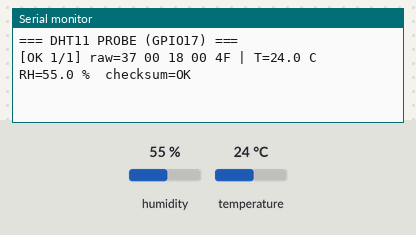
Recording of a sketch running on a simulated ESP32. Shown: the last lines printed to the serial monitor. Wiring (inferred from the names in the program): DHT11 sensor: data GPIO 17. Inputs (shaded band) come from the test bench; at power-on: humidity 55 %, temperature 24 °C.

Above: at 2.7 s.
2.8 s: humidity set to 22 %
At 4.8 s:
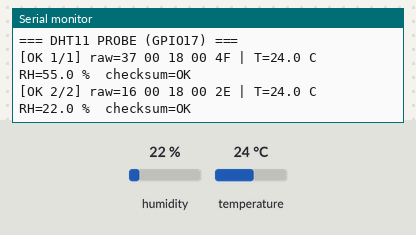
7.0 s: temperature set to 12 °C
At 8.4 s:
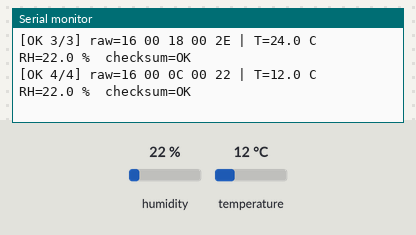
11.1 s: humidity set to 46 %
At 12.0 s:
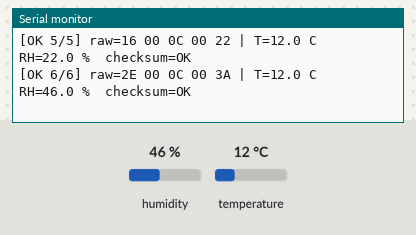
15.1 s: temperature set to 19 °C
At 16.9 s:
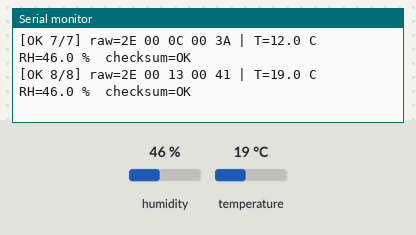
19.2 s: humidity set to 40 %
At 20.5 s:
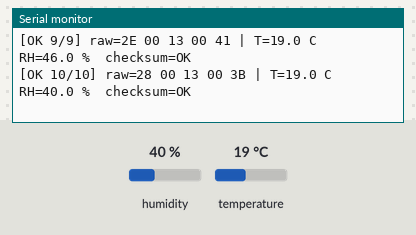
23.2 s: temperature set to 33 °C
At 25.3 s:
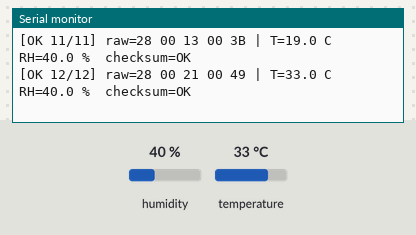

The sketch:

_dht.ino
```cpp
// _dht · DHT11 读取探针（GPIO17）
// DHT11 协议：MCU 拉低 >=18ms → 释放 → DHT11 应答 80us 低 + 80us 高 → 40bit 数据
//   每位：50us 低 + （26~28us 高 = 0 / 70us 高 = 1）
//   5 字节：湿度整数 湿度小数 温度整数 温度小数 校验和
// 注意：DHT11 采样间隔必须 >= 1s，本程序 2s 一次
#include <Arduino.h>

#define PIN 17

int failCount = 0, okCount = 0;

bool readDHT(uint8_t pin, uint8_t *d) {
  pinMode(pin, OUTPUT);
  digitalWrite(pin, LOW);
  delay(20);                       // 起始信号：拉低 20ms（>=18ms）
  pinMode(pin, INPUT_PULLUP);      // 释放，等 DHT11 应答
  delayMicroseconds(30);

  uint32_t t0 = micros();
  while (digitalRead(pin) == HIGH) {                 // 等应答低电平
    if (micros() - t0 > 200) return false;
  }
  t0 = micros();
  while (digitalRead(pin) == LOW) {                  // 应答低 80us
    if (micros() - t0 > 150) return false;
  }
  t0 = micros();
  while (digitalRead(pin) == HIGH) {                 // 应答高 80us
    if (micros() - t0 > 150) return false;
  }

  for (uint8_t i = 0; i < 5; i++) {
    d[i] = 0;
    for (uint8_t b = 0; b < 8; b++) {
      t0 = micros();
      while (digitalRead(pin) == LOW) {              // 每位起始 50us 低
        if (micros() - t0 > 100) return false;
      }
      t0 = micros();
      while (digitalRead(pin) == HIGH) {             // 高电平长度决定 0/1
        if (micros() - t0 > 100) return false;
      }
      uint32_t hi = micros() - t0;
      d[i] = (d[i] << 1) | (hi > 45 ? 1 : 0);
    }
  }
  return true;
}

void setup() {
  Serial.begin(115200);
  delay(1500);
  Serial.println("\n\n=== DHT11 PROBE (GPIO17) ===");
}

void loop() {
  uint8_t d[5] = {0};
  if (readDHT(PIN, d)) {
    uint8_t sum = d[0] + d[1] + d[2] + d[3];
    bool crcOk = (sum == d[4]);
    okCount++;
    Serial.printf("[OK %d/%d] raw=%02X %02X %02X %02X %02X | T=%d.%d C  RH=%d.%d %%  checksum=%s\n",
                  okCount, okCount + failCount,
                  d[0], d[1], d[2], d[3], d[4],
                  d[2], d[3], d[0], d[1], crcOk ? "OK" : "BAD");
    if (!crcOk) Serial.println("  !! 校验失败：数据位有错，检查线长/上拉/接触");
  } else {
    failCount++;
    Serial.printf("[FAIL %d/%d] 无应答 —— 检查 VDD(3V3)/GND/DATA 三根线，或换 DHT11\n",
                  okCount, okCount + failCount);
  }
  delay(2000);
}
```

Measured:
- after the input at 2.8 s, the serial monitor: prints a new line after 0.75 s (image 1)
- after the input at 7.0 s, the serial monitor: prints a new line after 0.60 s (image 2)
- after the input at 11.1 s, the serial monitor: prints a new line after 0.54 s (image 3)
- after the input at 15.1 s, the serial monitor: prints a new line after 0.59 s (image 4)
- after the input at 19.2 s, the serial monitor: prints a new line after 0.54 s (image 5)
- after the input at 23.2 s, the serial monitor: prints a new line after 0.59 s (image 6)
